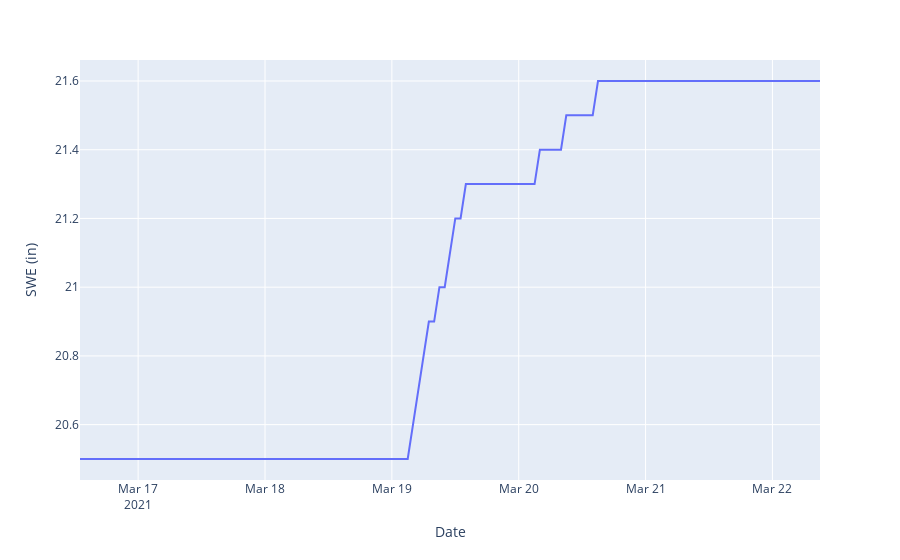

The notebook cell saved with this chart:
### Code cell
fig = px.line(win, x=win.index, y='WTEQ.I-1 (in) ',
              labels={
                     "WTEQ.I-1 (in) ": "SWE (in)",
                     "date_time": "Date"
                 }
             )
fig.show()

### Figure 1 — Plotly figure (JSON) as saved in the notebook; plotly's stock layout.template omitted (floating-point values rounded to 4 significant figures; data arrays with more than 128 entries replaced by an {"elided": "..."} marker saying what was removed)
{"data": [{"hovertemplate": "Date=%{x}<br>SWE (in)=%{y}<extra></extra>", "legendgroup": "", "line": {"color": "#636efa", "dash": "solid"}, "mode": "lines", "name": "", "orientation": "v", "showlegend": false, "type": "scatter", "x": {"elided": "141 str values"}, "xaxis": "x", "y": {"elided": "141 float values"}, "yaxis": "y"}], "layout": {"legend": {"tracegroupgap": 0}, "margin": {"t": 60}, "xaxis": {"anchor": "y", "domain": [0, 1], "title": {"text": "Date"}}, "yaxis": {"anchor": "x", "domain": [0, 1], "title": {"text": "SWE (in)"}}}}
